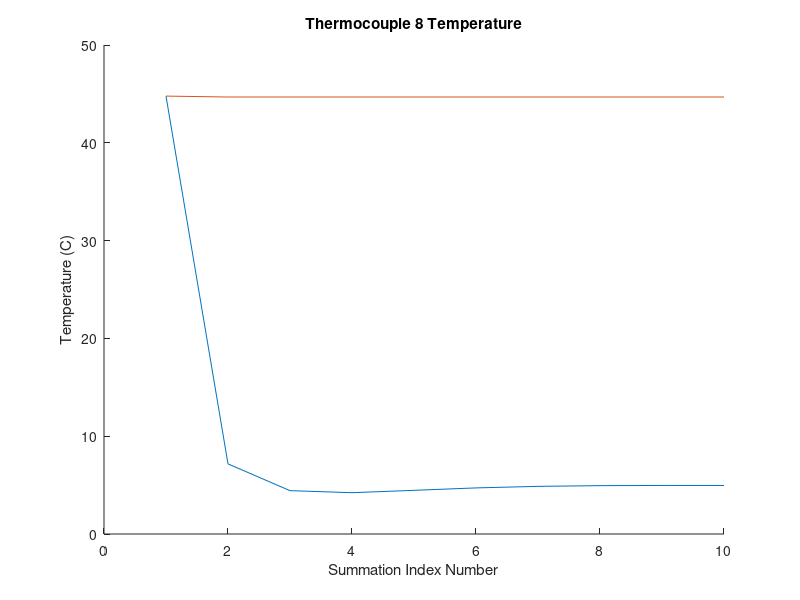
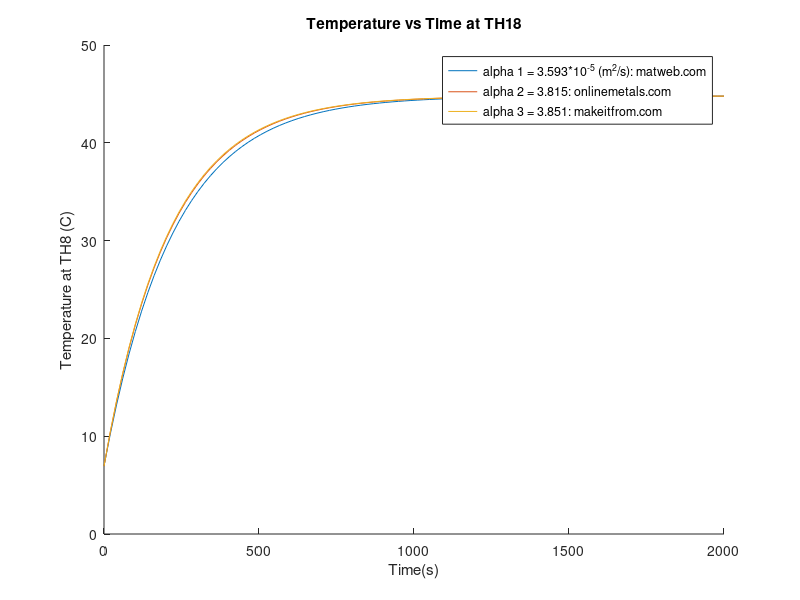

Write MATLAB code to recreate these figures, in order.
%{
clc;
clear all;
close all;
%% Brass C360

t = linspace(1,1500000,100);

x = 4.875; %in
H = 8.7733; %C/in
L = 5.875; % ?
T0 = 4.93; %C
b_n = 8*H*L./(pi^2);

a1 = 3.593 * 10^-5;
a2 = 3.815 * 10^-5;
a3 = 3.851 * 10^-5;

u1 = T0 + H*x + b_n*sin(pi*x/(2*L))*exp(-((pi/(2*L))^2)*a1.*t);
u2 = T0 + H*x + b_n*sin(pi*x/(2*L))*exp(-((pi/(2*L))^2)*a2.*t);
u3 = T0 + H*x + b_n*sin(pi*x/(2*L))*exp(-((pi/(2*L))^2)*a3.*t);

hold on
plot(t,u1);
plot(t,u2);
plot(t,u3);
xlabel("Time(s)")
ylabel("Temperature at TH8(C)")
legend("a1 = 3.593 * 10^-5", "a2 = 3.815 * 10^-5", "a3 = 3.851 * 10^-5");
hold off

%}

clc;
close all;
clear;

H = 345.4061; %345.5446; %8.7733 c/in; 345.4061 c/m
alpha = 4.82E-5; %(m^2/s)
L = 0.14075; %(m)
x_TH8 = 0.11535; %(m)
T_0 = 4.93333; %4.33; %(deg. C) 4.93333 c

%% t = 1
t = 1;
Sum_terms = 0; 
n = 1:10;
Fo = alpha*t / L^2;

%% t = 1000
t2 = 1000;
Sum_terms2 = 0; 
n2 = 1:10;
Fo2 = alpha*t2 / L^2;

for i = 1:10
    b_n = ((8*H*L)./(((2*n(i) - 1)*pi).^2)).*(-1).^n(i);
    lambda_n = (((2.*n(i))-1).*pi)/(2.*L);
    Sum_terms(i+1) = Sum_terms(i) + (b_n .* sin(lambda_n .* x_TH8)) .* exp(-lambda_n.^2 .*alpha .* t);          
end

temperature = T_0 + H * x_TH8 + Sum_terms;



for i = 1:10
    b_n2 = ((8*H*L)./(((2*n2(i) - 1)*pi).^2)).*(-1).^n2(i);
    lambda_n2 = (((2.*n2(i))-1).*pi)/(2.*L);
    Sum_terms2(i+1) = Sum_terms2(i) + (b_n2 .* sin(lambda_n2 .* x_TH8)) .* exp(-lambda_n2.^2 .*alpha .* t2);          
end

temperature2 = T_0 + H * x_TH8 + Sum_terms2;
figure (1);
hold on;
plot(n,temperature(1:end-1));
plot(n2,temperature2(1:end-1));
title('Thermocouple 8 Temperature');
%set(gca, 'Fontsize' , 18);
xlabel('Summation Index Number');
ylabel('Temperature (C)');
hold off;




%%Question 6
t = linspace(0,2000,100);
a1 = 3.593 * 10^-5;
a2 = 3.815 * 10^-5;
a3 = 3.851 * 10^-5;

b_n = (8*H*L)./(((2*n(1)-1)*pi).^2).*(-1).^n(1);
lambda_n = (((2*n(1)) - 1).*pi)./(2*L);
u1 = T_0 + H.*x_TH8 + b_n.*sin(lambda_n.*x_TH8).*exp(-lambda_n.^2.*a1.*t);
u2 = T_0 + H.*x_TH8 + b_n.*sin(lambda_n.*x_TH8).*exp(-lambda_n.^2.*a2.*t);
u3 = T_0 + H.*x_TH8 + b_n.*sin(lambda_n.*x_TH8).*exp(-lambda_n.^2.*a3.*t);

figure(2);
hold on
plot(t,u1);
plot(t,u2);
plot(t,u3);
xlabel("Time(s)")
ylabel("Temperature at TH8 (C)")
title("Temperature vs Time at TH18")
legend("alpha 1 = 3.593*10^{-5} (m^2/s): matweb.com", "alpha 2 = 3.815: onlinemetals.com", "alpha 3 = 3.851: makeitfrom.com")
hold off
